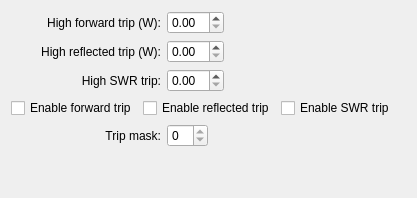
     <widget class="QWidget" name="tabAlarms">
      <attribute name="title">
       <string>Alarms</string>
      </attribute>
      <layout class="QVBoxLayout" name="verticalLayout_3">
       <item>
        <layout class="QHBoxLayout" name="horizontalLayout_6">
         <item>
          <widget class="QLabel" name="labelHighFwd">
           <property name="minimumSize">
            <size>
             <width>150</width>
             <height>0</height>
            </size>
           </property>
           <property name="text">
            <string>High forward trip (W):</string>
           </property>
           <property name="alignment">
            <set>Qt::AlignmentFlag::AlignRight|Qt::AlignmentFlag::AlignTrailing|Qt::AlignmentFlag::AlignVCenter</set>
           </property>
          </widget>
         </item>
         <item>
          <widget class="QDoubleSpinBox" name="doubleSpinHighFwd"/>
         </item>
         <item>
          <spacer name="horizontalSpacer_5">
           <property name="orientation">
            <enum>Qt::Orientation::Horizontal</enum>
           </property>
           <property name="sizeHint" stdset="0">
            <size>
             <width>40</width>
             <height>20</height>
            </size>
           </property>
          </spacer>
         </item>
        </layout>
       </item>
       <item>
        <layout class="QHBoxLayout" name="horizontalLayout_7">
         <item>
          <widget class="QLabel" name="labelHighRef">
           <property name="minimumSize">
            <size>
             <width>150</width>
             <height>0</height>
            </size>
           </property>
           <property name="text">
            <string>High reflected trip (W):</string>
           </property>
           <property name="alignment">
            <set>Qt::AlignmentFlag::AlignRight|Qt::AlignmentFlag::AlignTrailing|Qt::AlignmentFlag::AlignVCenter</set>
           </property>
          </widget>
         </item>
         <item>
          <widget class="QDoubleSpinBox" name="doubleSpinHighRef"/>
         </item>
         <item>
          <spacer name="horizontalSpacer_6">
           <property name="orientation">
            <enum>Qt::Orientation::Horizontal</enum>
           </property>
           <property name="sizeHint" stdset="0">
            <size>
             <width>40</width>
             <height>20</height>
            </size>
           </property>
          </spacer>
         </item>
        </layout>
       </item>
       <item>
        <layout class="QHBoxLayout" name="horizontalLayout_8">
         <item>
          <widget class="QLabel" name="labelHighSWR">
           <property name="minimumSize">
            <size>
             <width>150</width>
             <height>0</height>
            </size>
           </property>
           <property name="text">
            <string>High SWR trip:</string>
           </property>
           <property name="alignment">
            <set>Qt::AlignmentFlag::AlignRight|Qt::AlignmentFlag::AlignTrailing|Qt::AlignmentFlag::AlignVCenter</set>
           </property>
          </widget>
         </item>
         <item>
          <widget class="QDoubleSpinBox" name="doubleSpinHighSWR"/>
         </item>
         <item>
          <spacer name="horizontalSpacer_7">
           <property name="orientation">
            <enum>Qt::Orientation::Horizontal</enum>
           </property>
           <property name="sizeHint" stdset="0">
            <size>
             <width>40</width>
             <height>20</height>
            </size>
           </property>
          </spacer>
         </item>
        </layout>
       </item>
       <item>
        <layout class="QHBoxLayout" name="horizontalLayout_10">
         <item>
          <widget class="QCheckBox" name="checkTripFwd">
           <property name="minimumSize">
            <size>
             <width>125</width>
             <height>0</height>
            </size>
           </property>
           <property name="text">
            <string>Enable forward trip</string>
           </property>
          </widget>
         </item>
         <item>
          <widget class="QCheckBox" name="checkTripRef">
           <property name="minimumSize">
            <size>
             <width>125</width>
             <height>0</height>
            </size>
           </property>
           <property name="text">
            <string>Enable reflected trip</string>
           </property>
          </widget>
         </item>
         <item>
          <widget class="QCheckBox" name="checkTripSWR">
           <property name="minimumSize">
            <size>
             <width>125</width>
             <height>0</height>
            </size>
           </property>
           <property name="text">
            <string>Enable SWR trip</string>
           </property>
          </widget>
         </item>
        </layout>
       </item>
       <item>
        <layout class="QHBoxLayout" name="horizontalLayout_9">
         <item>
          <widget class="QLabel" name="labelTripMask">
           <property name="minimumSize">
            <size>
             <width>150</width>
             <height>0</height>
            </size>
           </property>
           <property name="text">
            <string>Trip mask:</string>
           </property>
           <property name="alignment">
            <set>Qt::AlignmentFlag::AlignRight|Qt::AlignmentFlag::AlignTrailing|Qt::AlignmentFlag::AlignVCenter</set>
           </property>
          </widget>
         </item>
         <item>
          <widget class="QSpinBox" name="spinTripMask">
           <property name="readOnly">
            <bool>true</bool>
           </property>
          </widget>
         </item>
         <item>
          <spacer name="horizontalSpacer_8">
           <property name="orientation">
            <enum>Qt::Orientation::Horizontal</enum>
           </property>
           <property name="sizeHint" stdset="0">
            <size>
             <width>40</width>
             <height>20</height>
            </size>
           </property>
          </spacer>
         </item>
        </layout>
       </item>
       <item>
        <spacer name="verticalSpacer_2">
         <property name="orientation">
          <enum>Qt::Orientation::Vertical</enum>
         </property>
         <property name="sizeHint" stdset="0">
          <size>
           <width>20</width>
           <height>40</height>
          </size>
         </property>
        </spacer>
       </item>
      </layout>
     </widget>
